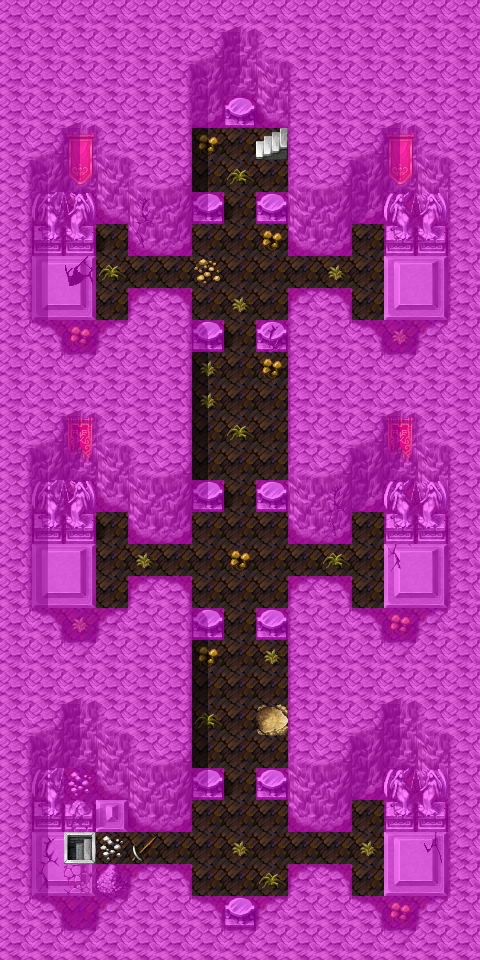

This is a level from a 2D game, rendered from its Tiled map with the project's own tilesets. A one-line summary and the map file follow, with tile-layer data summarised:
An orthogonal 15x30 tile map with 32x32 px tiles, 4 tile layers (Ground, Objects, Above, Walkable), 12 tilesets and 10 objects (8x spawn, 2x mapchange).

<map version="1.0" orientation="orthogonal" width="15" height="30" tilewidth="32" tileheight="32">
    <tileset firstgid="1" name="map_3" tilewidth="32" tileheight="32">
        <image source="../drawable/map_3.png" />
    </tileset>
    <tileset firstgid="65" name="map_4" tilewidth="32" tileheight="32">
        <image source="../drawable/map_4.png" />
    </tileset>
    <tileset firstgid="129" name="map_5" tilewidth="32" tileheight="32">
        <image source="../drawable/map_5.png" />
    </tileset>
    <tileset firstgid="193" name="map_8" tilewidth="32" tileheight="32">
        <image source="../drawable/map_8.png" />
    </tileset>
    <tileset firstgid="257" name="map_14" tilewidth="32" tileheight="32">
        <image source="../drawable/map_14.png" />
    </tileset>
    <tileset firstgid="321" name="map_2" tilewidth="32" tileheight="32">
        <image source="../drawable/map_2.png" />
    </tileset>
    <tileset firstgid="385" name="map_1" tilewidth="32" tileheight="32">
        <image source="../drawable/map_1.png" />
    </tileset>
    <tileset firstgid="449" name="map_12" tilewidth="32" tileheight="32">
        <image source="../drawable/map_12.png" />
    </tileset>
    <tileset firstgid="513" name="map_6" tilewidth="32" tileheight="32">
        <image source="../drawable/map_6.png" />
    </tileset>
    <tileset firstgid="577" name="map_11" tilewidth="32" tileheight="32">
        <image source="../drawable/map_11.png" />
    </tileset>
    <tileset firstgid="641" name="map_0" tilewidth="32" tileheight="32">
        <image source="../drawable/map_0.png" />
    </tileset>
    <tileset firstgid="705" name="map_7" tilewidth="32" tileheight="32">
        <image source="../drawable/map_7.png" />
    </tileset>
    <layer name="Ground" width="15" height="30">
        <data>[450 cells, 450 non-empty, 17 distinct tile ids]</data>
    </layer>
    <layer name="Objects" width="15" height="30">
        <data>[450 cells, 127 non-empty, 28 distinct tile ids]</data>
    </layer>
    <layer name="Above" width="15" height="30">
        <data>[450 cells, 69 non-empty, 9 distinct tile ids]</data>
    </layer>
    <layer name="Walkable" width="15" height="30">
        <data>[450 cells, 359 non-empty, 1 distinct tile ids]</data>
    </layer>
    <objectgroup name="Mapevents">
        <object name="north" type="mapchange" x="256" y="128" width="32" height="32">
            <properties>
                <property name="map" value="blackwater_mountain33" />
                <property name="place" value="south" />
            </properties>
        </object>
        <object name="south" type="mapchange" x="64" y="832" width="32" height="32">
            <properties>
                <property name="map" value="blackwater_mountain35" />
                <property name="place" value="east" />
            </properties>
        </object>
    </objectgroup>
    <objectgroup name="Spawn">
        <object name="restless_dead_1" type="spawn" x="224" y="320" width="32" height="32">
            <properties>
                <property name="spawngroup" value="restless_dead_1" />
            </properties>
        </object>
        <object name="restless_dead_2" type="spawn" x="224" y="608" width="32" height="32">
            <properties>
                <property name="spawngroup" value="restless_dead_2" />
            </properties>
        </object>
        <object name="restless_dead_2_1" type="spawn" x="160" y="384" width="160" height="224">
            <properties>
                <property name="spawngroup" value="restless_dead_2" />
            </properties>
        </object>
        <object name="restless_dead_2_2" type="spawn" x="192" y="192" width="96" height="128">
            <properties>
                <property name="spawngroup" value="restless_dead_2" />
            </properties>
        </object>
        <object name="restless_dead_2_3" type="spawn" x="160" y="832" width="32" height="32">
            <properties>
                <property name="spawngroup" value="restless_dead_2" />
            </properties>
        </object>
        <object name="restless_dead_1_1" type="spawn" x="288" y="256" width="64" height="32">
            <properties>
                <property name="spawngroup" value="restless_dead_1" />
            </properties>
        </object>
        <object name="restless_dead_1_2" type="spawn" x="288" y="832" width="64" height="32">
            <properties>
                <property name="spawngroup" value="restless_dead_1" />
            </properties>
        </object>
        <object name="restless_dead_1_3" type="spawn" x="192" y="640" width="96" height="256">
            <properties>
                <property name="spawngroup" value="restless_dead_1" />
            </properties>
        </object>
    </objectgroup>
    <objectgroup name="Keys" />
</map>
